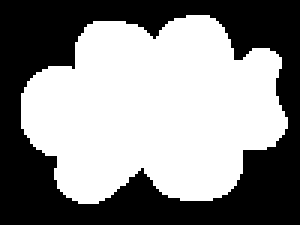
#> input picture pygame-a-primer-by-real-python/cloud.bmp, 100 x 75 px (shown 3 times larger)
$ python img2text.py pygame-a-primer-by-real-python/cloud.bmp
#> lines starting #> are read from the running program, lines starting #| are printed output that depends on the picture; after the words box and inside, x2 and y2 are one past the last pixel; in counts of white or black regions, pixels touching at a corner belong together
#!/usr/bin/env python3
# -*- coding: utf-8 -*-

'这是实验楼的一个教学项目,将图片转换为字符画的形式'

__author__ = 'Engine'

from PIL import Image
import argparse

# 定义了一个解析器,用于命令行输入参数处理
parser = argparse.ArgumentParser()

parser.add_argument('file')
parser.add_argument('-o', "--output") # 指定输出文件
parser.add_argument('--width', type = int, default = 80) # 指定字符画的宽度
parser.add_argument('--height', type = int, default = 80)# 指定字符画的长度

# 获取参数
args = parser.parse_args()

IMG = args.file
WIDTH = args.width
HEIGHT = args.height
OUTPUT = args.output

# 定义字符串,用于替代像素
ascii_char = list("$@B%8&WM#*oahkbdpqwmZO0QLCJUYXzcvunxrjft/\|()1{}[]?-_+~<>i!lI;:,\"^`'. ")

# 将灰度映射到字符上
def get_char(r, g, b, alpha = 256):
    if alpha == 0:
        return ' '
    length = len(ascii_char)
    # 灰度计算公式
    gray = int(0.2126 * r + 0.7152 * g + 0.0722 * b)

    # 实现单个像素灰度与字符的映射
    return ascii_char[int(gray*length/(256.0+1))]

if __name__ == "__main__":

    im = Image.open(IMG)
#> im is the input picture: PIL image 100x75 RGB; 54.5% white; 1 black region, box (x1, y1, x2, y2) and area: (0, 0, 100, 75) 3414
    im = im.resize((WIDTH, HEIGHT),Image.NEAREST)
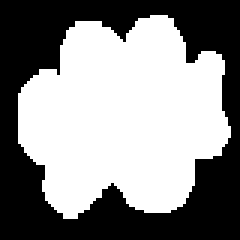
#> im: PIL image 80x80 RGB (shown 3 times larger); 54.3% white; 1 black region, box (x1, y1, x2, y2) and area: (0, 0, 80, 80) 2923

    txt = ""

    # 遍历像素点,并转换
    for i in range(HEIGHT):
        for j in range(WIDTH):
            txt += get_char(*im.getpixel((j,i)))
        txt += '\n'
    print(txt)

    if OUTPUT:
        with open(OUTPUT, 'w') as f:
            f.write(txt)
    else:
        with open("output.txt", 'w') as f:
            f.write(txt)
